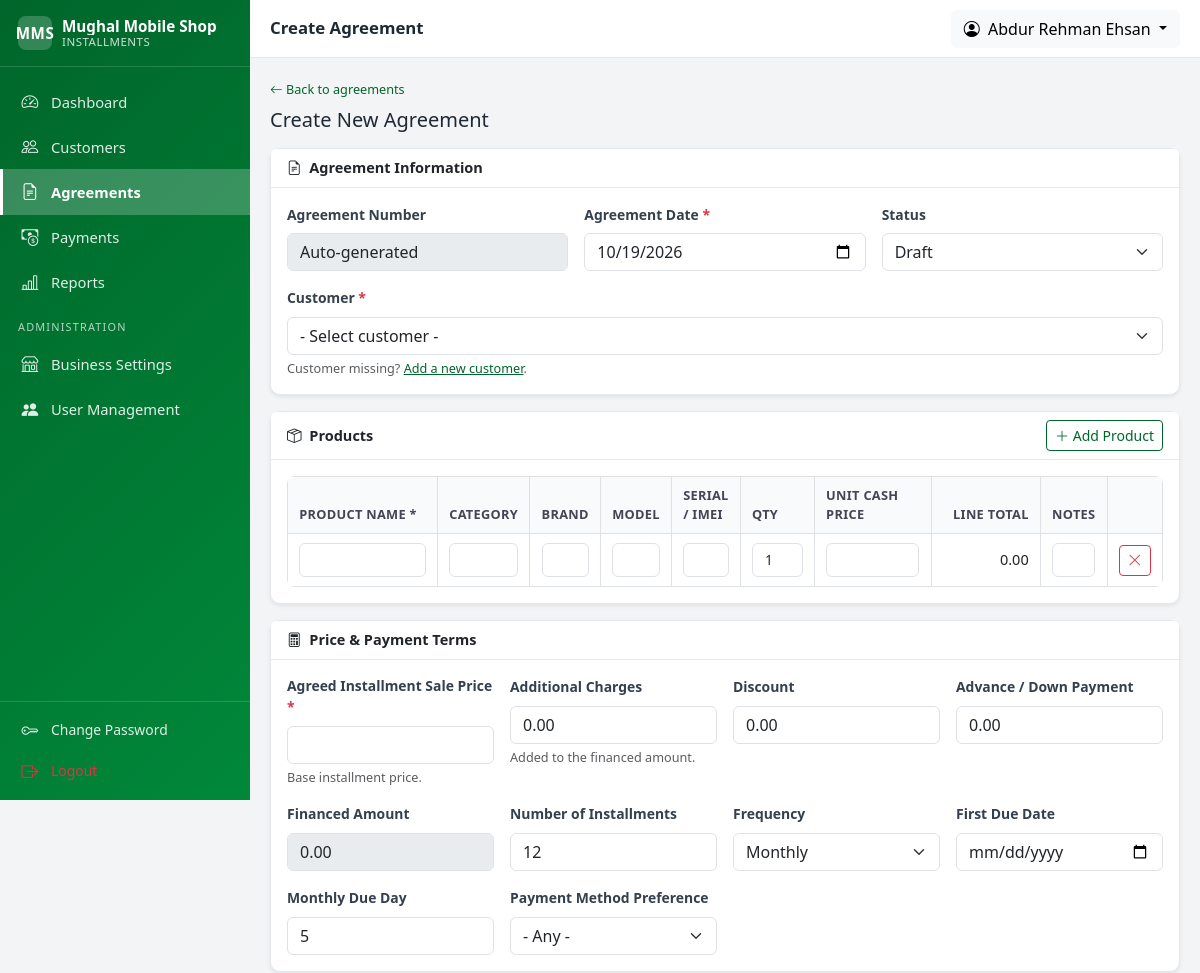
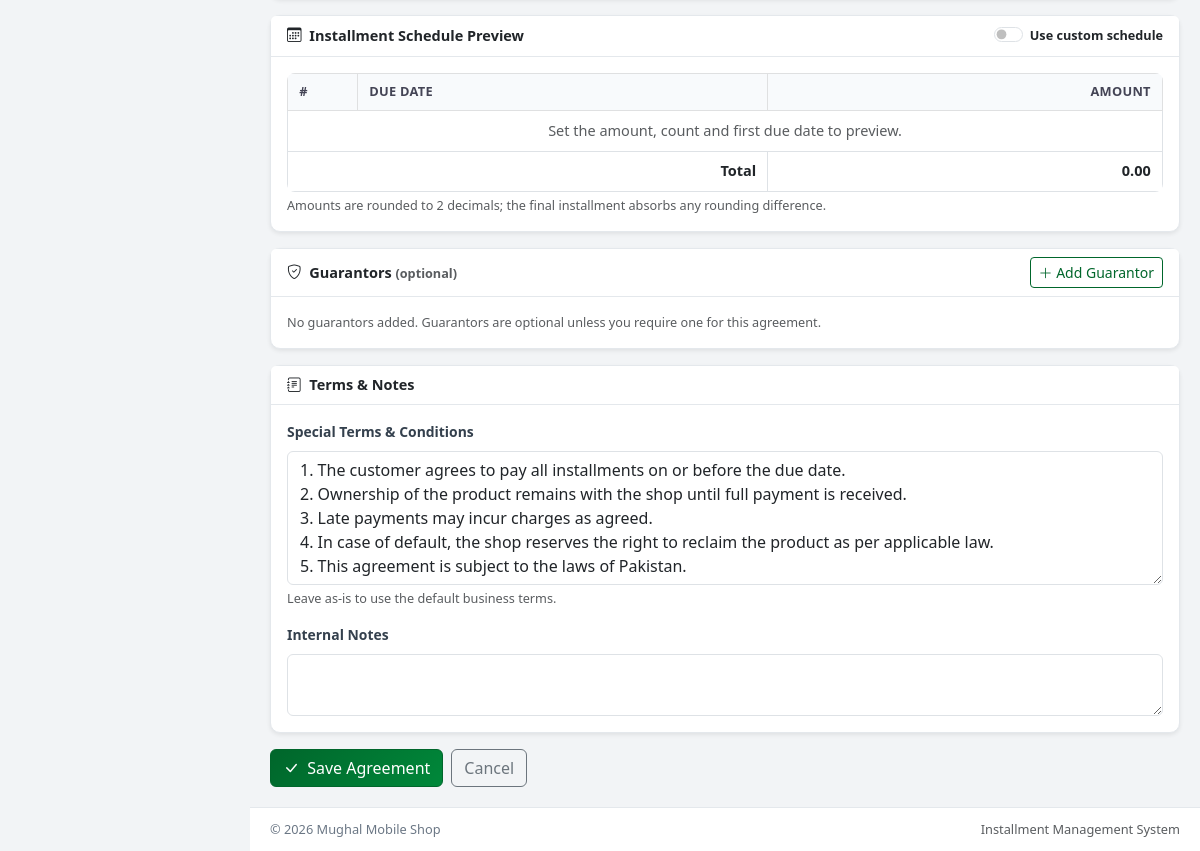
The page /agreements/add.php (signed in) on the database its author committed (2 pictures, top to bottom).
### tables this page shows
CREATE TABLE `business_settings` (
    `id`                 INT UNSIGNED NOT NULL AUTO_INCREMENT,
    `branch_name`        VARCHAR(150) NOT NULL DEFAULT 'Main Branch',
    `shop_name`          VARCHAR(190) NOT NULL DEFAULT '',
    `owner_name`         VARCHAR(150) NOT NULL DEFAULT '',
    `father_name`        VARCHAR(150) DEFAULT NULL,
    `cnic`               VARCHAR(20)  DEFAULT NULL,
    `phone`              VARCHAR(30)  DEFAULT NULL,
    `whatsapp`           VARCHAR(30)  DEFAULT NULL,
    `email`              VARCHAR(190) DEFAULT NULL,
    `address`            VARCHAR(255) DEFAULT NULL,
    `city`               VARCHAR(100) DEFAULT NULL,
    `district`           VARCHAR(100) DEFAULT NULL,
    `logo_path`          VARCHAR(255) DEFAULT NULL,
    `signature_path`     VARCHAR(255) DEFAULT NULL,
    `agreement_header`   TEXT         DEFAULT NULL,
    `agreement_footer`   TEXT         DEFAULT NULL,
    `default_terms`      TEXT         DEFAULT NULL,
    `currency`           VARCHAR(10)  NOT NULL DEFAULT 'PKR',
    `default_due_day`    TINYINT UNSIGNED NOT NULL DEFAULT 5,
    `document_language`  ENUM('en','ur') NOT NULL DEFAULT 'en',
    `receipt_prefix`     VARCHAR(20)  NOT NULL DEFAULT 'RCP',
    `agreement_prefix`   VARCHAR(20)  NOT NULL DEFAULT 'AGR',
    `is_active`          TINYINT(1)   NOT NULL DEFAULT 1,
    `updated_by`         INT UNSIGNED DEFAULT NULL,
    `created_at`         TIMESTAMP    NOT NULL DEFAULT CURRENT_TIMESTAMP,
    `updated_at`         TIMESTAMP    NOT NULL DEFAULT CURRENT_TIMESTAMP ON UPDATE CURRENT_TIMESTAMP,
    PRIMARY KEY (`id`),
    KEY `idx_bs_active` (`is_active`),
    CONSTRAINT `fk_bs_updated_by` FOREIGN KEY (`updated_by`)
        REFERENCES `users` (`id`) ON DELETE SET NULL ON UPDATE CASCADE
);

CREATE TABLE `users` (
    `id`             INT UNSIGNED NOT NULL AUTO_INCREMENT,
    `full_name`      VARCHAR(150)    NOT NULL,
    `username`       VARCHAR(60)     NOT NULL,
    `email`          VARCHAR(190)    DEFAULT NULL,
    `password_hash`  VARCHAR(255)    NOT NULL,
    `role`           ENUM('owner','staff') NOT NULL DEFAULT 'staff',
    `status`         ENUM('active','inactive') NOT NULL DEFAULT 'active',
    `last_login_at`  DATETIME        DEFAULT NULL,
    `created_by`     INT UNSIGNED    DEFAULT NULL,
    `created_at`     TIMESTAMP       NOT NULL DEFAULT CURRENT_TIMESTAMP,
    `updated_at`     TIMESTAMP       NOT NULL DEFAULT CURRENT_TIMESTAMP ON UPDATE CURRENT_TIMESTAMP,
    PRIMARY KEY (`id`),
    UNIQUE KEY `uq_users_username` (`username`),
    UNIQUE KEY `uq_users_email` (`email`),
    KEY `idx_users_role` (`role`),
    KEY `idx_users_status` (`status`),
    CONSTRAINT `fk_users_created_by` FOREIGN KEY (`created_by`)
        REFERENCES `users` (`id`) ON DELETE SET NULL ON UPDATE CASCADE
);

### agreements/_form.php (the view, shortened to what the rows shown need)
<?php
$v = function (string $key, $default = '') use ($agreement) {
    return e($agreement[$key] ?? $default);
};
?>
<form method="POST" action="<?= e($formAction) ?>" id="agreementForm" novalidate data-cnic-validate>
    <div class="card shadow-sm mb-3">
        <div class="card-body">
            <div class="row g-3">
                <div class="col-md-4">
                    <label class="form-label">Agreement Number</label>
                    <input type="text" class="form-control" value="<?= $v('agreement_no', $mode === 'add' ? 'Auto-generated' : '') ?>" disabled>
                </div>
                <div class="col-md-4">
                    <label class="form-label">Agreement Date <span class="text-danger">*</span></label>
                    <input type="date" name="agreement_date" class="form-control" required value="<?= $v('agreement_date', date('Y-m-d')) ?>">
                </div>
                <div class="col-md-4">
                    <label class="form-label">Status</label>
                    <select name="status" class="form-select">
                        <option value="draft" <?= ($agreement['status'] ?? 'draft') === 'draft' ? 'selected' : '' ?>>Draft</option>
                    </select>
                </div>
            </div>
        </div>
    </div>
    <div class="card shadow-sm mb-3">
        <div class="card-body">
            <div class="table-responsive">
                <table class="table table-bordered align-middle mb-0" id="productsTable">
                    <thead class="table-light">
                        <tr>
                            <th style="min-width:150px">Product Name *</th>
                            <th>Category</th><th>Brand</th><th>Model</th><th>Serial / IMEI</th>
                            <th style="width:80px">Qty</th>
                            <th style="width:130px">Unit Cash Price</th>
                            <th style="width:120px" class="text-end">Line Total</th>
                            <th>Notes</th><th></th>
                        </tr>
                    </thead>
                </table>
            </div>
        </div>
    </div>
    <div class="card shadow-sm mb-3">
        <div class="card-body">
            <div class="row g-3">
                <div class="col-md-3">
                    <label class="form-label">Additional Charges</label>
                    <input type="number" step="0.01" min="0" name="additional_charges" id="addCharges" class="form-control" value="<?= $v('additional_charges', '0.00') ?>">
                    <div class="form-text">Added to the financed amount.</div>
                </div>
                <div class="col-md-3">
                    <label class="form-label">Discount</label>
                    <input type="number" step="0.01" min="0" name="discount" id="discount" class="form-control" value="<?= $v('discount', '0.00') ?>">
                </div>
                <div class="col-md-3">
                    <label class="form-label">Advance / Down Payment</label>
                    <input type="number" step="0.01" min="0" name="advance_payment" id="advance" class="form-control" value="<?= $v('advance_payment', '0.00') ?>">
                </div>
                <div class="col-md-3">
                    <label class="form-label">Number of Installments</label>
                    <input type="number" min="1" max="360" name="installment_count" id="installmentCount" class="form-control" value="<?= $v('installment_count', '12') ?>">
                </div>
                <div class="col-md-3">
                    <label class="form-label">Frequency</label>
                    <select name="frequency" id="frequency" class="form-select">
                        <?php foreach (['monthly' => 'Monthly', 'weekly' => 'Weekly', 'biweekly' => 'Every 2 Weeks'] as $k => $lbl): ?>
                            <option value="<?= e($k) ?>" <?= ($agreement['frequency'] ?? 'monthly') === $k ? 'selected' : '' ?>><?= e($lbl) ?></option>
                        <?php endforeach; ?>
                    </select>
                </div>
                <div class="col-md-3">
                    <label class="form-label">Monthly Due Day</label>
                    <input type="number" min="1" max="31" name="due_day" id="dueDay" class="form-control" value="<?= $v('due_day', (int)setting('default_due_day', 5)) ?>">
                </div>
            </div>
        </div>
    </div>
    <div class="card shadow-sm mb-3">
        <div class="card-body">
            <div id="equalScheduleArea">
                <div class="schedule-preview table-responsive">
                    <table class="table table-sm table-bordered mb-0">
                        <thead class="table-light"><tr><th style="width:70px">#</th><th>Due Date</th><th class="text-end">Amount</th></tr></thead>
                        <tfoot><tr><th colspan="2" class="text-end">Total</th><th class="text-end" id="scheduleTotal">0.00</th></tr></tfoot>
                    </table>
                </div>
            </div>
        </div>
    </div>
    <div class="card shadow-sm mb-3">
        <div class="card-body">
            <div class="mb-3">
                <label class="form-label">Special Terms &amp; Conditions</label>
                <textarea name="terms" rows="5" class="form-control"><?= $v('terms', setting('default_terms', '')) ?></textarea>
                <div class="form-text">Leave as-is to use the default business terms.</div>
            </div>
        </div>
    </div>
</form>

### includes/header.php (shortened to what the rows shown need)
<?php
require_once __DIR__ . '/auth.php';
$currentUser = current_user();
$pageTitle = $pageTitle ?? APP_NAME;
?>
<!DOCTYPE html>
<html lang="en">
<head>
    <link href="https://cdn.jsdelivr.net/npm/bootstrap@5.3.0/dist/css/bootstrap.min.css" rel="stylesheet">
    <link rel="stylesheet" href="https://cdn.jsdelivr.net/npm/bootstrap-icons@1.11.3/font/bootstrap-icons.min.css">
    <link href="<?= e(asset('css/app.css')) ?>?v=1" rel="stylesheet">
</head>
<body>
<div class="app-shell">
    <?php include __DIR__ . '/sidebar.php'; ?>
    <div class="app-main">
        <header class="app-topbar">
            <h1 class="app-topbar-title"><?= e($pageTitle) ?></h1>
            <div class="ms-auto d-flex align-items-center gap-2">
                <div class="dropdown">
                    <button class="btn btn-light dropdown-toggle" type="button" data-bs-toggle="dropdown" aria-expanded="false">
                        <i class="bi bi-person-circle"></i>
                        <span class="d-none d-sm-inline ms-1"><?= e($currentUser['full_name']) ?></span>
                    </button>
                </div>
            </div>
        </header>
        <main class="app-content">

### includes/sidebar.php (shortened to what the rows shown need)
<?php
require_once __DIR__ . '/auth.php';
$__s = business_settings();
$__shop = $__s['shop_name'] ?? APP_NAME;
?>
<aside class="app-sidebar" id="appSidebar">
    <div class="app-brand">
        <div class="app-brand-text">
            <span class="app-brand-name"><?= e(mb_strimwidth($__shop, 0, 28, '…')) ?></span>
            <span class="app-brand-sub">Installments</span>
        </div>
    </div>
</aside>

### includes/footer.php (shortened to what the rows shown need)
        </main>
        <footer class="app-footer">
            <span>&copy; <?= date('Y') ?> <?= e(business_settings()['shop_name'] ?? APP_NAME) ?></span>
            <span class="text-muted">Installment Management System</span>
        </footer>
    </div>
</div>
</body>
</html>

### rows shown on the page
business_settings: shop_name "Mughal Mobile Shop", default_due_day+default_terms "Auto-generated", agreement_date "10/19/2026", status "Draft", additional_charges "0.00", discount "0.00", advance_payment "0.00", installment_count "12", frequency "Monthly", due_day "5", terms "1. The customer agrees to pay all installments on or before the due date. 2. Ownership of the product remains with the shop until full payment is received. 3. Late payments may incur charges as agreed. 4. In case of default, the shop reserves the right to reclaim the product as per applicable law. 5. This agreement is subject to the laws of Pakistan."
users: status "active" (drawn), full_name "Abdur Rehman Ehsan"

### other values the page prints
shop_initials() "MMS"
$item['label'] "Dashboard"
$item['label'] "Customers"
$item['label'] "Agreements"
$item['label'] "Payments"
$item['label'] "Reports"
$item['label'] "Business Settings"
$item['label'] "User Management"
$pageTitle "Create Agreement"
